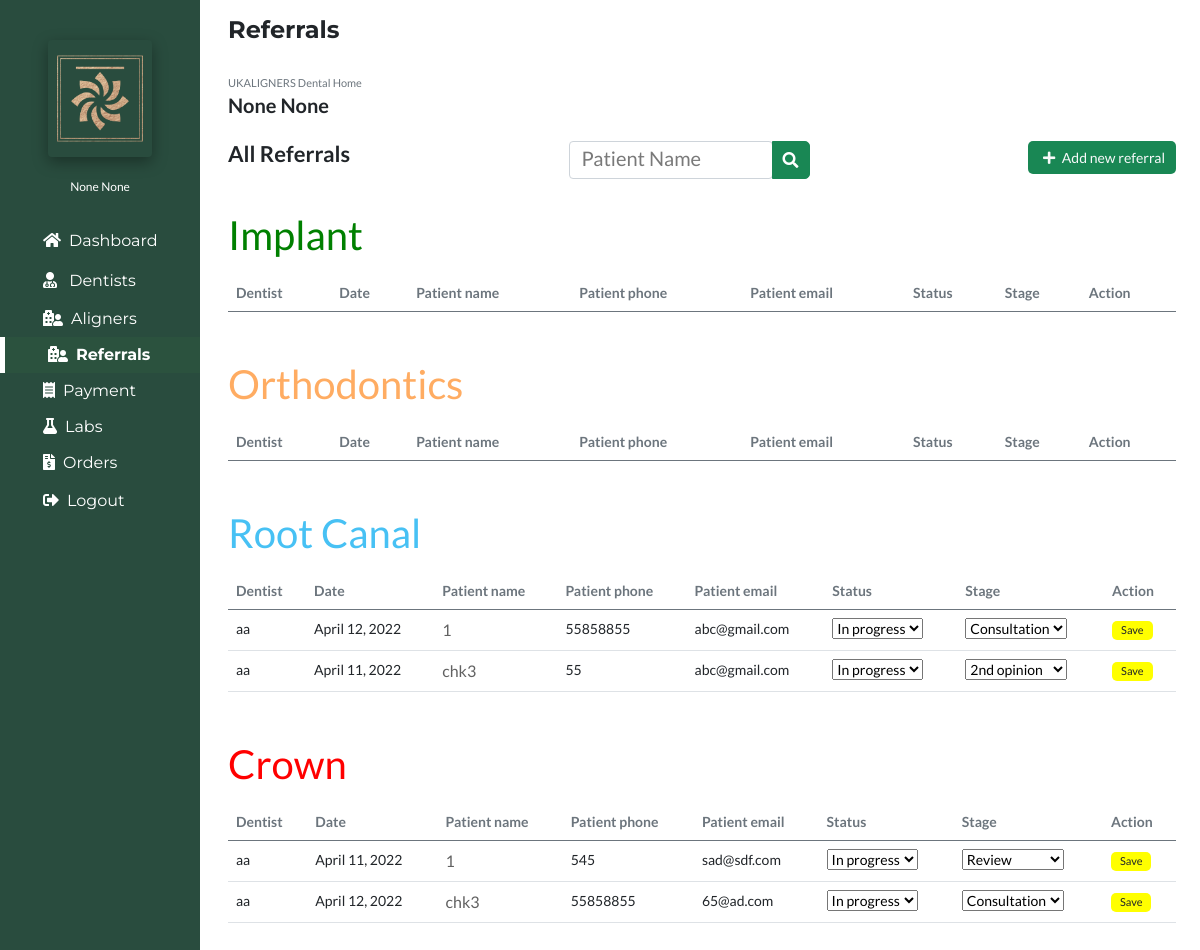
Screenshot of /referrals (signed in) with the database file from the repository.
### account/models.py (models this page shows, shortened)
class Account(AbstractBaseUser):
	email 					= models.EmailField(verbose_name="email", max_length=60, unique=True)
	username 				= models.CharField(max_length=30, unique=True)
	date_joined				= models.DateTimeField(verbose_name='date joined', auto_now_add=True)
	last_login				= models.DateTimeField(verbose_name='last login', auto_now=True)
	first_name				= models.CharField(max_length=50, null=True)
	last_name				= models.CharField(max_length=50, null=True)
	is_admin				= models.BooleanField(default=False)
	is_active				= models.BooleanField(default=True)
	is_staff				= models.BooleanField(default=False)
	is_superuser			= models.BooleanField(default=False)
	is_reception			= models.BooleanField(default=False)
	is_nurse				= models.BooleanField(default=False)
	is_dentist				= models.BooleanField(default=False)
	hide_email				= models.BooleanField(default=True)
	USERNAME_FIELD = 'username'
	REQUIRED_FIELDS = ['email']
	objects = MyAccountManager()

### portfolioApp/models.py (models this page shows, shortened)
class Referral(models.Model):
    Dentist=models.ForeignKey(User,on_delete=models.CASCADE, null=True)
    DentistName=models.CharField(max_length=50,null=True)
    PatientName=models.CharField(max_length=50)
    PatientPhone=models.CharField(max_length=20)
    PatientEmail=models.CharField(max_length=40)
    ReferralReason=models.CharField(max_length=60,default="Consultation",null=True,choices=(("Consultation","Consultation"),("Implant","Implant"),("Orthodontics","Orthodontics"),("Root Canal","Root Canal"),("Crown","Crown")
    ))
    Status=models.CharField(max_length=40,default="New",null=True,choices=(("New","New"),("Booked","Booked"),("Declined","Declined"),("TC","TC")
    ))
    BookedOn=models.CharField(max_length=40,null=True)
    TreatmentPlan=models.CharField(max_length=80,null=True)
    Note=models.CharField(max_length=150,null=True)
    Stage=models.CharField(max_length=150,null=True)
    Date=models.DateField(auto_now_add=True)

### portfolioApp/views.py (the view, shortened to what this page needs)
# urls.py: path('referrals', views.referrals, name='referrals'),
@login_required(login_url='login')
def referrals(request):
    if request.method=="POST":
        referral_obj = Referral.objects.get(id=request.POST.get('id'))
        referral_obj.Stage = request.POST.get('Stage')
        referral_obj.Status = request.POST.get('Status')
        referral_obj.save()
    if request.user.is_superuser or request.user.is_staff:
        implant_referral = Referral.objects.distinct().filter(
                Q(ReferralReason="Implant") &
                Q(Status="In progress")
            ).order_by("PatientName")
        orthodontics_referral = Referral.objects.distinct().filter(
                Q(ReferralReason="Orthodontics") &
                Q(Status="In progress")
            ).order_by("PatientName")
        root_canal_referral = Referral.objects.distinct().filter(
                Q(ReferralReason="Root Canal") &
                Q(Status="In progress")
            ).order_by("PatientName")
        crown_referral = Referral.objects.distinct().filter(
                Q(ReferralReason="Crown") &
                Q(Status="In progress")
            ).order_by("PatientName")
    context={
        'referral':'active',
        'implant_referral': implant_referral,
        'orthodontics_referral': orthodontics_referral,
        'root_canal_referral': root_canal_referral,
        'crown_referral': crown_referral,
    }
    return render(request,'referrals.html',context)

### portfolioApp/templates/referrals.html (shortened to what this page needs)
{% extends 'base.html' %}
{% load static %}
{% block body %}
<section class="px-4">
<h4 class="py-3"><b>Referrals</b></h4>
<div class="">
<span class="text-secondary">UKALIGNERS Dental Home</span>
<h6><b>{{user.first_name}} {{user.last_name}}</b></h6>
<div class="d-flex justify-content-between py-3">
<h5><b>All Referrals</b></h5>
<div class="search-bar">
<div class="input-group">
  <div class="form-outline">
  <form action="{% url 'referralsearchresults' %}" method="get">
    <input type="search" id="patientName"  class="form-control" placeholder="Patient Name" name="ReferralSearchQuery" />
  </div>
  <button type="submit" class="btn btn-success bg-success">
    <i class="fas fa-search"></i>
  </button>
</div>
</div>
<div class="add-new">
<a href="{% url 'addnewreferral' %}" class="btn btn-sm text-light bg-success"><i class="fas fa-plus mx-1"></i> Add new referral</a>
</div>
</div>
<div class="col-sm-12 px-0 pb-3 my-3 table-responsive"style="font-size:14px;">
<table class="table ">
  <h1 style="font-size: 40px; color: green; margin-bottom: 15px;">Implant</h1>
<thead class="text-secondary">
<tr>
  <th scope="col">Dentist</th>
  <th scope="col">Date</th>
  <th scope="col">Patient name</th>
  <th scope="col">Patient phone</th>
  <th scope="col">Patient email</th>
  <th scope="col">Status</th>
  <th scope="col">Stage</th>
  {% if not user.is_dentist %}
    <th scope="col">Action</th>
  {% endif %}
</tr>
</thead>
</table>
</div>
<div class="col-sm-12 px-0 pb-3 my-3 table-responsive"style="font-size:14px;">
  <table class="table ">
    <h1 style="font-size: 40px; color: #ffac62; margin-bottom: 15px;">Orthodontics</h1>
  <thead class="text-secondary">
  <tr>
    <th scope="col">Dentist</th>
    <th scope="col">Date</th>
    <th scope="col">Patient name</th>
    <th scope="col">Patient phone</th>
    <th scope="col">Patient email</th>
    <th scope="col">Status</th>
    <th scope="col">Stage</th>
    {% if not user.is_dentist %}
      <th scope="col">Action</th>
    {% endif %}
  </tr>
  </thead>
  </table>
</div>
<div class="col-sm-12 px-0 pb-3 my-3 table-responsive"style="font-size:14px;">
  <table class="table ">
    <h1 style="font-size: 40px; color: #47c1f4; margin-bottom: 15px;">Root Canal</h1>
  <thead class="text-secondary">
  <tr>
    <th scope="col">Dentist</th>
    <th scope="col">Date</th>
    <th scope="col">Patient name</th>
    <th scope="col">Patient phone</th>
    <th scope="col">Patient email</th>
    <th scope="col">Status</th>
    <th scope="col">Stage</th>
    {% if not user.is_dentist %}
      <th scope="col">Action</th>
    {% endif %}
  </tr>
  </thead>
  <tbody>
  {% for referrals in root_canal_referral %}
  <tr>
    <td>{{referrals.DentistName}}</td>
    <td>{{referrals.Date}}</td>
    {% if not user.is_staff or user.is_superuser%}
    <td><a href="/referraldetail/{{referrals.id}}/">{{referrals.PatientName}}</a></td>
    {% else %}
    <td class="text-secondary">{{referrals.PatientName}}</td>
    {% endif %}
    <td>{{referrals.PatientPhone}}</td>
    <td>{{referrals.PatientEmail}}</td>
    <form action="" method="POST">
    {% if not user.is_dentist %}
      <td>
        <select name="Status" id="Status">
          <option style="background: rgb(52, 143, 255); color: white;" value="{{referrals.Status}}"selected>{{referrals.Status}}</option>
        </select>
      </td>
    {% else %}
      <td>{{referrals.Status}}</td>
    {% endif %}
    {% if not user.is_dentist %}
    <td>
      <select name="Stage" id="Stage">
        <option style="background: rgb(52, 143, 255); color: white;" value="{{referrals.Stage}}"selected>{{referrals.Stage}}</option>
      </select>
    </td>
    {% else %}
      <td>{{referrals.Stage}}</td>
    {% endif %}
    {% if not user.is_dentist %}
      <td>
        <input type="submit" class="btn px-2 py-0" value="Save" style="background:yellow;font-size:11px;" name="Save">
      </td>
    {% endif %}
    </form>
  </tr>
  {% endfor %}
  </tbody>
  </table>
</div>
<div class="col-sm-12 px-0 pb-3 my-3 table-responsive"style="font-size:14px;">
  <table class="table ">
    <h1 style="font-size: 40px; color: red; margin-bottom: 15px;">Crown</h1>
  <thead class="text-secondary">
  <tr>
    <th scope="col">Dentist</th>
    <th scope="col">Date</th>
    <th scope="col">Patient name</th>
    <th scope="col">Patient phone</th>
    <th scope="col">Patient email</th>
    <th scope="col">Status</th>
    <th scope="col">Stage</th>
    {% if not user.is_dentist %}
      <th scope="col">Action</th>
    {% endif %}
  </tr>
  </thead>
  <tbody>
  {% for referrals in crown_referral %}
  <tr>
    <td>{{referrals.DentistName}}</td>
    <td>{{referrals.Date}}</td>
    {% if not user.is_staff or user.is_superuser%}
    <td><a href="/referraldetail/{{referrals.id}}/">{{referrals.PatientName}}</a></td>
    {% else %}
    <td class="text-secondary">{{referrals.PatientName}}</td>
    {% endif %}
    <td>{{referrals.PatientPhone}}</td>
    <td>{{referrals.PatientEmail}}</td>
    <form action="" method="POST">
    {% if not user.is_dentist %}
      <td>
        <select name="Status" id="Status">
          <option style="background: rgb(52, 143, 255); color: white;" value="{{referrals.Status}}"selected>{{referrals.Status}}</option>
        </select>
      </td>
    {% else %}
      <td>{{referrals.Status}}</td>
    {% endif %}
    {% if not user.is_dentist %}
    <td>
      <select name="Stage" id="Stage">
        <option style="background: rgb(52, 143, 255); color: white;" value="{{referrals.Stage}}"selected>{{referrals.Stage}}</option>
      </select>
    </td>
    {% else %}
      <td>{{referrals.ReferralReason}}</td>
    {% endif %}
    {% if not user.is_dentist %}
    <td>
      <input type="submit" class="btn px-2 py-0" value="Save" style="background:yellow;font-size:11px;" name="Save">
    </td>
    {% endif %}
    </form>
  </tr>
  {% endfor %}
  </tbody>
  </table>
</div>
</div>
</section>
{% endblock body %}

### portfolioApp/templates/sidebar.html (shortened to what this page needs)
{% load static %}
<!DOCTYPE html>
<html lang="en">
 <head>
    <link rel="stylesheet" href="{% static 'css/all.min.css' %}" >
    <link href="{% static 'css/bootstrap.min.css' %} " rel="stylesheet">
    <link rel="stylesheet" href="{% static 'css/fontawesome.css' %}" >
    <link rel="stylesheet" href="https://cdnjs.cloudflare.com/ajax/libs/font-awesome/4.7.0/css/font-awesome.min.css">
    <link rel="stylesheet" href="{% static 'css/animated.css' %}" >
    <link rel="stylesheet" href="{% static 'css/owl.css' %}" >
    <link href="https://unpkg.com/aos@2.3.1/dist/aos.css" rel="stylesheet">
</head>
<body>
{% if user.is_superuser %}
<div class="col-sm-2 py-4"style="background:#294C3E;position:fixed;left:0;min-height:1600px;">
{% else %}
<div class="col-sm-2 py-4"style="background:rgb(40 40 41);position:fixed;left:0;min-height:1600px;">
{% endif %}
{% if user.is_superuser %}
<div class="logo text-center rounded p-2 mx-5 mt-3"style="box-shadow: rgba(0, 0, 0, 0.35) 0px 5px 15px;">
<img class="img-fluid"src="{% static 'images/Logo4.png' %} " style="object-fit:cover;width:100px;height:101px;" alt="Logo">
</div>
{% endif %}
<div class="username text-center mt-3"><span style="font-size:12px;color:white;">{{user.first_name}} {{user.last_name}}</span></div>
<nav class="nav flex-column py-4"style="font-family: 'Montserrat', sans-serif;">
<a href="{% url 'dashboard' %}" class="nav-link {{dashboard}}"style="padding-left:35px;color:white;"><i class="fas fa-home mx-2"></i>Dashboard</a>
{% if user.is_superuser %}
<a href="{% url 'dentists' %}" class="nav-link {{dentists}}"style="padding-left:35px;color:white;"><i class="fas fa-user-md mx-2"></i> Dentists</a>
{% endif %}
<a  class="dropdown-btn nav-link {{patients}}"style="padding-left:35px;color:white;"><i class="fas fa-hospital-user mx-2"></i>Aligners</a>
<a  class="dropdown-btn nav-link {{referral}}"style="padding-left:35px;color:white;"><i class="fas fa-hospital-user mx-2"></i>Referrals</a>
{% if user.is_superuser or user.is_staff %}
<a  class="dropdown-btn nav-link {{payment}}"style="padding-left:35px;color:white;"><i class="fas  fa-receipt mx-2"></i>Payment</a>
{% endif %}
{% if user.is_superuser or user.is_staff %}
<a  class="dropdown-btn nav-link {{labs}}"style="padding-left:35px;color:white;"><i class="fas fa-flask mx-2"></i>Labs</a>
{% endif %}
{% if user.is_superuser or user.is_staff %}
<a  class="dropdown-btn nav-link {{orders}}"style="padding-left:35px;color:white;"><i class="fas fa-file-invoice-dollar mx-2"></i>Orders</a>
{% endif %}
<a href="{% url 'logout' %}" class="nav-link {{logout}}"style="padding-left:35px;color:white;"><i class="fas fa-sign-out-alt mx-2"></i>Logout</a>
</nav>
</div>
</body>
</html>

### portfolioApp/templates/base.html (style rules this page uses)
body { margin:0px; padding:0px; font-family: 'Lato', sans-serif; overflow-x: hidden; background:white; }
span,p { font-size:11px; color:black; }
h4 { font-family: 'Montserrat', sans-serif; }
::placeholder { color:#797979 !important; }
input, input::-webkit-input-placeholder { font-size: 13px; }
.btn { border-radius:5px; padding:5px 10px 5px 10px; background:#1B3229; }
a { text-decoration:none; color:#616161; }
a.nav-link.active { color: #96d3aa; border-left: 5px solid white; font-weight: bold; background: rgba(84, 248, 69, 0.035); }

### portfolioApp/templates/sidebar.html (style rules this page uses)
body { margin:0px; padding:0px; font-family: 'Lato', sans-serif; overflow-x: hidden; background:white; }
span { font-size:11px; color:black; }
h4 { font-family: 'Montserrat', sans-serif; font-size:24px; }
h5 { font-size:22px }
h6 { font-size:20px; }
::placeholder { color:#797979 !important; }
input, input::-webkit-input-placeholder { font-size: 20px; }
.btn { border-radius:5px; padding:5px 10px 5px 10px; background:#1B3229; }
a { text-decoration:none; color:#616161; font-size:16px; }
a.nav-link.active { color: #96d3aa; border-left: 5px solid white; font-weight: bold; background: rgba(84, 248, 69, 0.035); }
.dropdown-btn { padding: 6px 8px 6px 16px; text-decoration: none; color: white; display: block; border: none; background: none; width: 100%; cursor: pointer; outline: none; }

### rows the page displays
Account: first_name "None", last_name "None"
Referral: DentistName "aa", Date "April 12, 2022", PatientName "1", PatientPhone "55858855", PatientEmail "abc@gmail.com", Status "In progress", Stage "Consultation"
Referral: DentistName "aa", Date "April 11, 2022", PatientName "chk3", PatientPhone "55", PatientEmail "abc@gmail.com", Status "In progress", Stage "2nd opinion"
Referral: DentistName "aa", Date "April 11, 2022", PatientName "1", PatientPhone "545", PatientEmail "sad@sdf.com", Status "In progress", Stage "Review"
Referral: DentistName "aa", Date "April 12, 2022", PatientName "chk3", PatientPhone "55858855", PatientEmail "65@ad.com", Status "In progress", Stage "Consultation"
